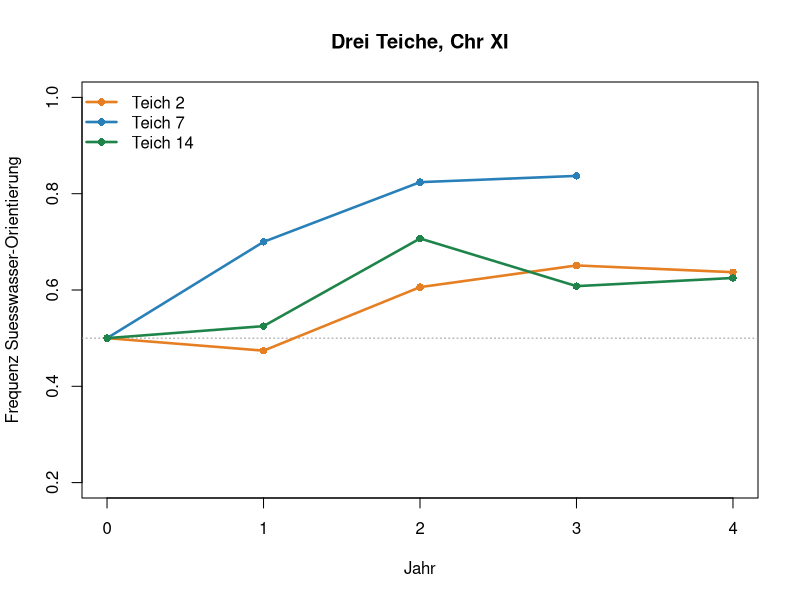
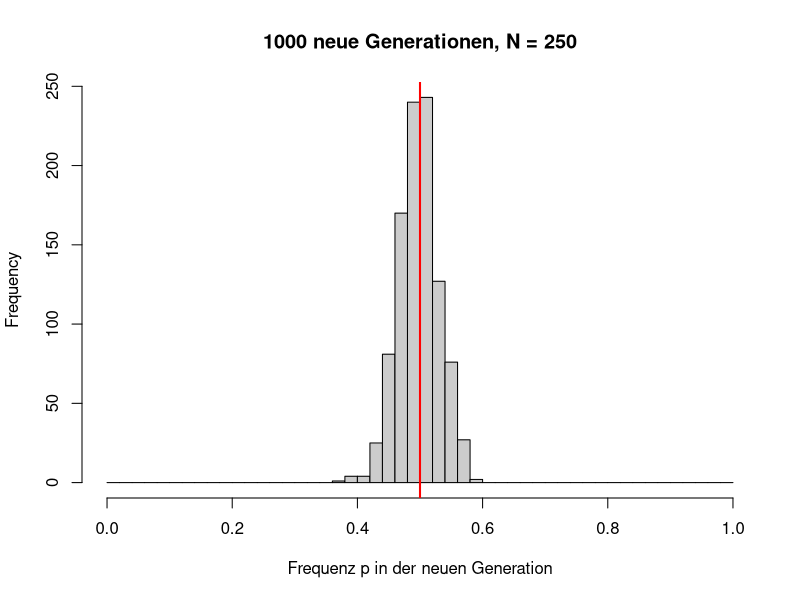
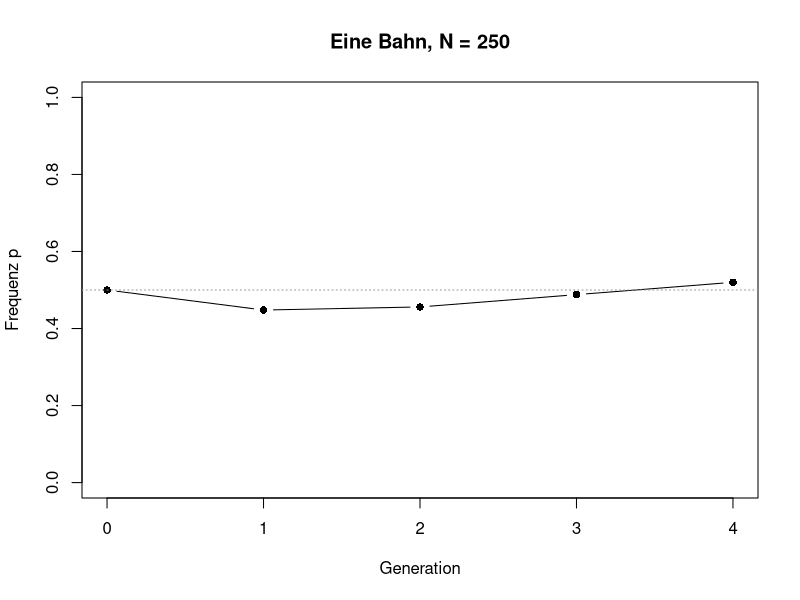
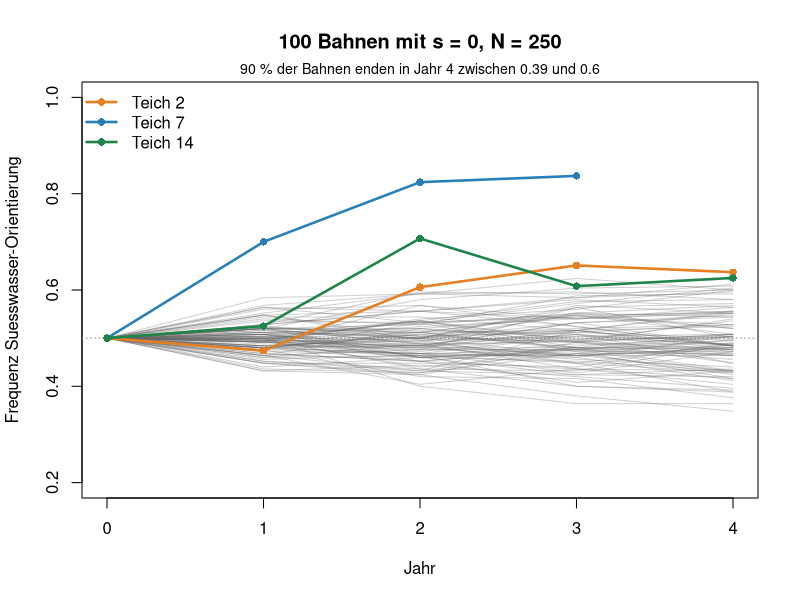
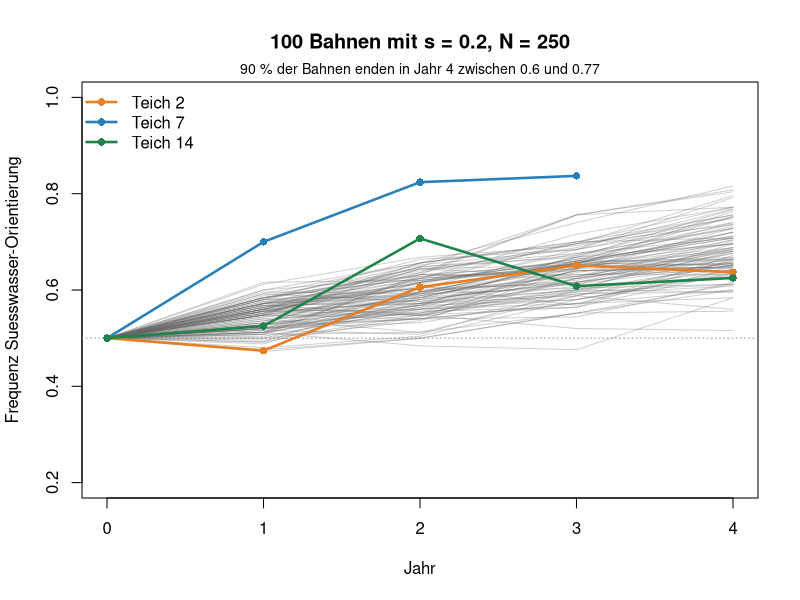
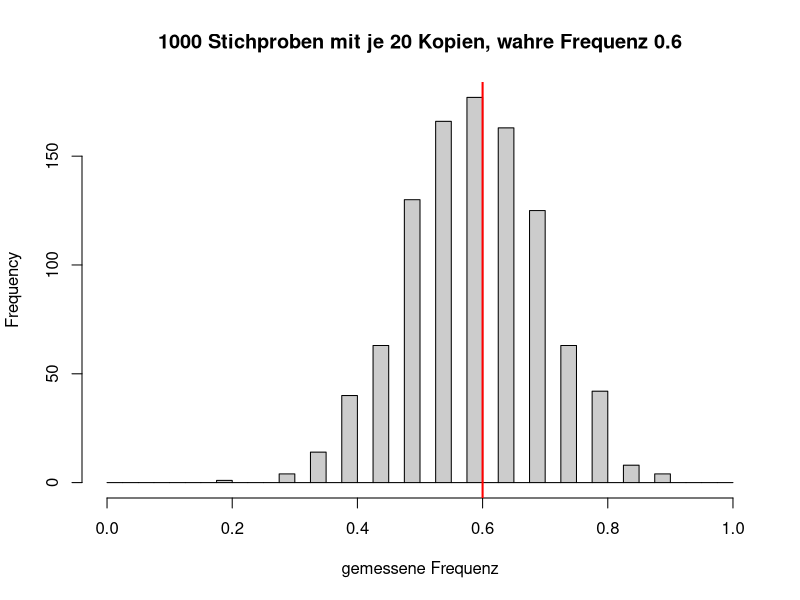

Reproduce these figures in R, in order.
## ---- chunk 1
knitr::opts_chunk$set(echo = TRUE, warning = FALSE, message = FALSE,
                      fig.height = 4.6, fig.width = 7.5)
## ---- chunk 2
teiche <- read.csv("data/pond-chrxi.csv")
teiche
## ---- chunk 3
# Hilfsfunktionen (nicht verändern)
teich_farben <- c("2" = "#e67e22", "7" = "#2980b9", "14" = "#1e8449")

zeige_teiche <- function() {
  for (id in c(2, 7, 14)) {
    d <- teiche[teiche$pond == id, ]
    lines(d$year, d$p, lwd = 2.5, col = teich_farben[as.character(id)])
    points(d$year, d$p, pch = 16, col = teich_farben[as.character(id)])
  }
  legend("topleft", paste("Teich", c(2, 7, 14)), col = teich_farben,
         lwd = 2.5, pch = 16, bty = "n")
}

# braucht simuliere_bahn() aus Teil 5
zeige_wolke <- function(s, N, n_bahnen = 100) {
  plot(NA, xlim = c(0, 4), ylim = c(0.2, 1), xlab = "Jahr",
       ylab = "Frequenz Suesswasser-Orientierung",
       main = paste0(n_bahnen, " Bahnen mit s = ", s, ", N = ", N))
  abline(h = 0.5, lty = 3, col = "grey60")
  ende <- numeric(n_bahnen)
  for (i in seq_len(n_bahnen)) {
    p <- simuliere_bahn(s, N)
    lines(0:4, p, col = adjustcolor("grey40", 0.3))
    ende[i] <- p[5]
  }
  zeige_teiche()
  bereich <- round(quantile(ende, c(0.05, 0.95)), 2)
  mtext(paste0("90 % der Bahnen enden in Jahr 4 zwischen ",
               bereich[1], " und ", bereich[2]),
        side = 3, line = 0.2, cex = 0.85)
}
## ---- chunk 4
#| fig-height: 4.4
#| fig-width: 7.5
plot(NA, xlim = c(0, 4), ylim = c(0.2, 1), xlab = "Jahr",
     ylab = "Frequenz Suesswasser-Orientierung", main = "Drei Teiche, Chr XI")
abline(h = 0.5, lty = 3, col = "grey60")
zeige_teiche()
## ---- chunk 5
sample(c("Kopf", "Zahl"), size = 1)
## ---- chunk 6
wuerfe <- sample(c("Kopf", "Zahl"), size = 10, replace = TRUE)
wuerfe
sum(wuerfe == "Kopf")   # wie oft Kopf?
## ---- chunk 7
set.seed(1)
sample(c("Kopf", "Zahl"), size = 10, replace = TRUE)
set.seed(1)
sample(c("Kopf", "Zahl"), size = 10, replace = TRUE)
## ---- chunk 8
kopien <- sample(c(1, 0), size = 250, replace = TRUE, prob = c(0.5, 0.5))
head(kopien, 20)   # die ersten 20 Kopien
sum(kopien)        # Anzahl Süsswasser-Kopien
mean(kopien)       # Frequenz p in der neuen Generation
## ---- chunk 9
rbinom(1, size = 250, prob = 0.5)
## ---- chunk 10
rbinom(10, size = 250, prob = 0.5)
## ---- chunk 11
#| fig-height: 4
#| fig-width: 7.5
N <- 250   # hier ändern
p_neu <- rbinom(1000, size = N, prob = 0.5) / N
hist(p_neu, breaks = seq(0, 1, by = 0.02), xlim = c(0, 1), col = "grey80",
     main = paste("1000 neue Generationen, N =", N), xlab = "Frequenz p in der neuen Generation")
abline(v = 0.5, col = "red", lwd = 2)
mean(p_neu)   # Mittelwert
sd(p_neu)     # Standardabweichung: wie stark p schwankt
## ---- chunk 12
sqrt(0.5 * (1 - 0.5) / N)
## ---- chunk 13
#| fig-height: 4
#| fig-width: 7.5
N <- 250             # Anzahl Genkopien
generationen <- 4    # hier ändern
p <- numeric(generationen + 1)   # leerer Vektor für alle Frequenzen
p[1] <- 0.5                      # Start
for (t in 1:generationen) {
  p[t + 1] <- rbinom(1, size = N, prob = p[t]) / N   # neue aus alter Generation
}
p
plot(0:generationen, p, type = "b", pch = 16, ylim = c(0, 1),
     xlab = "Generation", ylab = "Frequenz p", main = paste("Eine Bahn, N =", N))
abline(h = 0.5, lty = 3, col = "grey60")
## ---- chunk 14
# Selektion wie Woche 6 (haploid): aus p wird p_strich
selektion <- function(p, s) p * (1 + s) / (1 + p * s)

# Eine Bahn über vier Jahre: jedes Jahr erst Selektion, dann Zufall
simuliere_bahn <- function(s, N, jahre = 4) {
  p <- numeric(jahre + 1)
  p[1] <- 0.5
  for (t in seq_len(jahre)) {
    p_strich <- selektion(p[t], s)
    p[t + 1] <- rbinom(1, N, p_strich) / N
  }
  p
}
## ---- chunk 15
p_ohne <- 0.5
for (t in 1:4) p_ohne[t + 1] <- selektion(p_ohne[t], s = 0.2)
round(p_ohne, 3)
simuliere_bahn(s = 0.2, N = 250)
simuliere_bahn(s = 0.2, N = 250)
simuliere_bahn(s = 0.2, N = 250)
## ---- chunk 16
#| fig-height: 4.6
#| fig-width: 7.5
set.seed(9)
zeige_wolke(s = 0, N = 250)
## ---- chunk 17
#| fig-height: 4.6
#| fig-width: 7.5
set.seed(11)
zeige_wolke(s = 0.2, N = 250)   # hier s ändern
## ---- chunk 18
#| fig-height: 4
#| fig-width: 7.5
n <- 20   # untersuchte Kopien; hier ändern
gemessen <- rbinom(1000, size = n, prob = 0.6) / n
hist(gemessen, breaks = seq(0, 1, by = 0.025), xlim = c(0, 1), col = "grey80",
     main = paste("1000 Stichproben mit je", n, "Kopien, wahre Frequenz 0.6"),
     xlab = "gemessene Frequenz")
abline(v = 0.6, col = "red", lwd = 2)
round(quantile(gemessen, c(0.05, 0.95)), 2)   # 90 % der Messungen liegen hier
